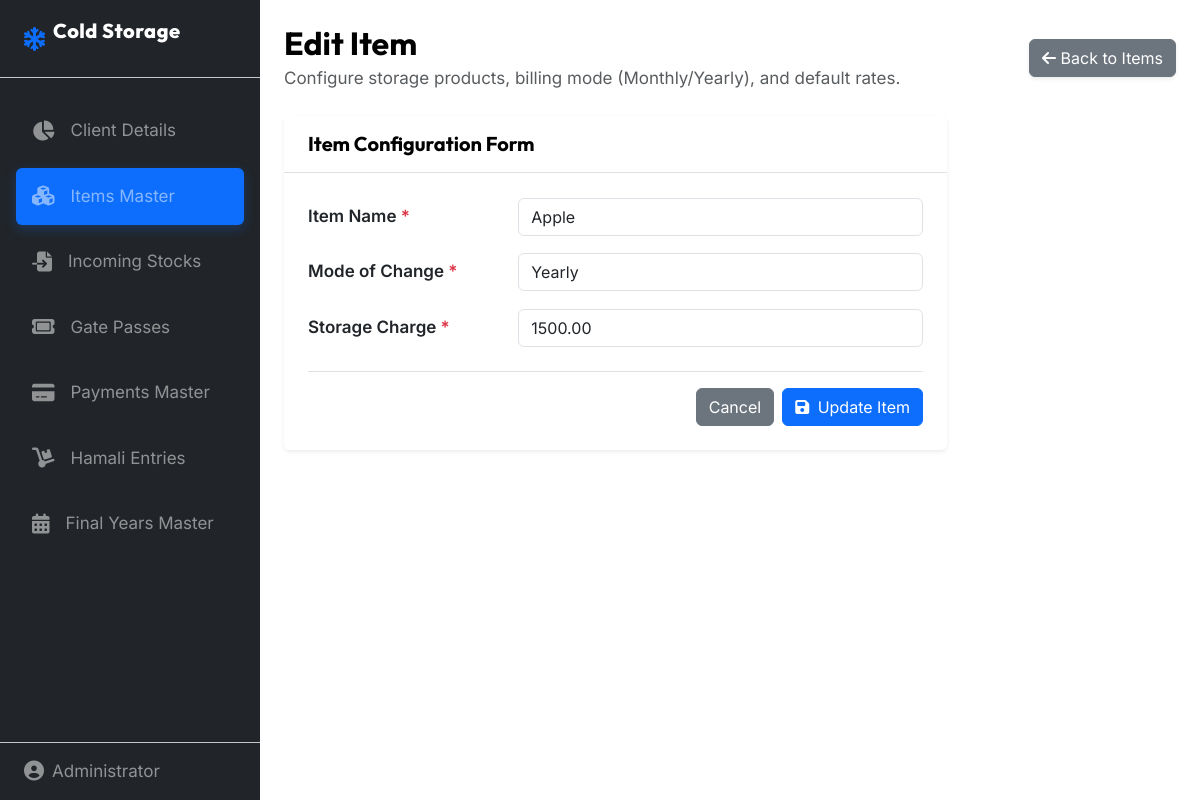
/items/edit/Apple/, run on the app's committed database.
### master/models.py (models this page shows, shortened)
class Item(models.Model):
    itemname = models.CharField(max_length=200, primary_key=True, verbose_name="Item Name")
    mode_of_change = models.CharField(
        max_length=10,
        choices=[('Monthly', 'Monthly'), ('Yearly', 'Yearly')],
        default='Monthly',
        verbose_name="Mode of Change"
    )
    storage_charge = models.DecimalField(
        max_digits=10,
        decimal_places=2,
        default=0.00,
        verbose_name="Storage Charge"
    )
    class Meta:
        verbose_name = "Item"
        verbose_name_plural = "Items"
        ordering = ['itemname']

### master/views.py (the view)
# urls.py: path('items/edit/<str:pk>/', views.item_update, name='item_update'),
def item_update(request, pk):
    item = get_object_or_404(Item, pk=pk)
    if request.method == 'POST':
        form = ItemForm(request.POST, instance=item)
        if form.is_valid():
            form.save()
            messages.success(request, f"Item '{item.itemname}' updated successfully!")
            return redirect('item_list')
    else:
        form = ItemForm(instance=item)
    return render(request, 'master/item_form.html', {
        'form': form,
        'title': 'Edit Item',
        'button_text': 'Update Item'
    })

### master/forms.py (shortened to what this page needs)
class ItemForm(forms.ModelForm):
    def __init__(self, *args, **kwargs):
        super().__init__(*args, **kwargs)
        if not self.instance.pk:
            self.fields['storage_charge'].initial = None
    class Meta:
        model = Item
        fields = ['itemname', 'mode_of_change', 'storage_charge']
        widgets = {
            'itemname': forms.TextInput(attrs={'class': 'form-control'}),
            'mode_of_change': forms.Select(attrs={'class': 'form-control'}),
            'storage_charge': forms.NumberInput(attrs={'class': 'form-control', 'step': '0.01', 'min': '0'}),
        }

### templates/master/item_form.html (shortened to what this page needs)
{% extends 'base.html' %}
{% load static %}
{% block content %}
<div class="d-flex flex-column flex-md-row justify-content-between align-items-start align-items-md-center mb-4 gap-3 animate-fade-in">
    <div>
        <h1 class="h2 fw-bold text-body-emphasis mb-1">{{ title }}</h1>
        <p class="text-muted mb-0">Configure storage products, billing mode (Monthly/Yearly), and default rates.</p>
    </div>
    <div>
        <a href="{% url 'item_list' %}" class="btn btn-secondary shadow-sm">
            <i class="fa-solid fa-arrow-left"></i> Back to Items
        </a>
    </div>
</div>
<div class="row g-4 animate-fade-in">
    <div class="col-12 col-lg-9">
        <div class="card border-0 shadow-sm bg-body">
            <div class="card-header bg-transparent border-bottom py-3 px-4">
                <h5 class="fw-bold mb-0 text-body-emphasis">Item Configuration Form</h5>
            </div>
            <form method="POST" novalidate class="p-4">
                <div class="row gx-3 gy-3 mb-4">
                    <div class="col-12">
                        <div class="row align-items-center gx-3">
                            <label for="{{ form.itemname.id_for_label }}" class="col-12 col-sm-4 col-form-label fw-semibold mb-0">
                                {{ form.itemname.label }} <span class="text-danger">*</span>
                            </label>
                            <div class="col-12 col-sm-8">
                                {{ form.itemname }}
                            </div>
                        </div>
                    </div>
                    <div class="col-12">
                        <div class="row align-items-center gx-3">
                            <label for="{{ form.mode_of_change.id_for_label }}" class="col-12 col-sm-4 col-form-label fw-semibold mb-0">
                                {{ form.mode_of_change.label }} <span class="text-danger">*</span>
                            </label>
                            <div class="col-12 col-sm-8">
                                {{ form.mode_of_change }}
                            </div>
                        </div>
                    </div>
                    <div class="col-12">
                        <div class="row align-items-center gx-3">
                            <label for="{{ form.storage_charge.id_for_label }}" class="col-12 col-sm-4 col-form-label fw-semibold mb-0">
                                {{ form.storage_charge.label }} <span class="text-danger">*</span>
                            </label>
                            <div class="col-12 col-sm-8">
                                {{ form.storage_charge }}
                            </div>
                        </div>
                    </div>
                </div>
                <div class="d-flex justify-content-end gap-2 border-top pt-3">
                    <a href="{% url 'item_list' %}" class="btn btn-secondary">Cancel</a>
                    <button type="submit" class="btn btn-primary" id="saveItemSubmitBtn">
                        <i class="fa-solid fa-floppy-disk me-1"></i> {{ button_text }}
                    </button>
                </div>
            </form>
        </div>
    </div>
{% endblock %}

### static/css/style.css (style rules this page uses)
body { font-family: 'Inter', sans-serif !important; font-size: 17px; }
h1, h2, h3, h4, h5, h6, .brand-title { font-family: 'Outfit', sans-serif !important; }
.animate-fade-in { animation: fadeIn 0.3s ease forwards; }
input[type=number] { -moz-appearance: textfield; appearance: textfield; }

### data on the page
Item: itemname "Apple", mode_of_change "Yearly", storage_charge "1500.00"

### other printed values
{{ title }} "Edit Item"
{{ button_text }} "Update Item"
